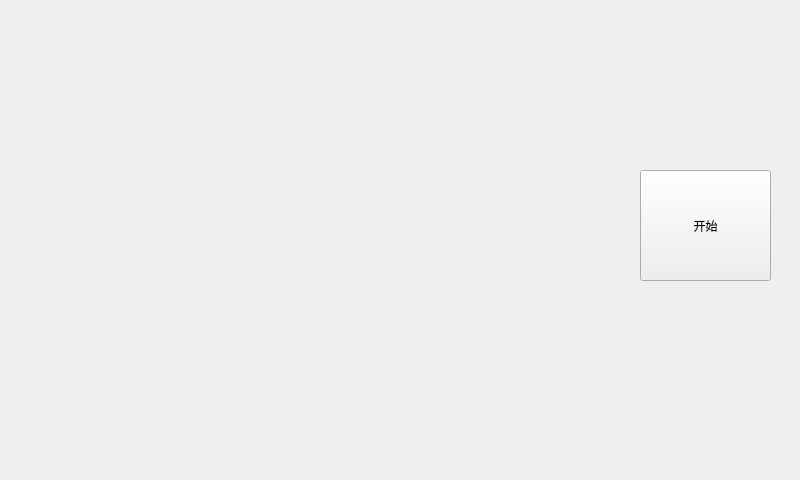
<?xml version="1.0" encoding="UTF-8"?>
<ui version="4.0">
 <class>MainWindow</class>
 <widget class="QMainWindow" name="MainWindow">
  <property name="geometry">
   <rect>
    <x>0</x>
    <y>0</y>
    <width>800</width>
    <height>480</height>
   </rect>
  </property>
  <property name="windowTitle">
   <string>MainWindow</string>
  </property>
  <widget class="QWidget" name="centralWidget">
   <widget class="QPushButton" name="pushButton">
    <property name="geometry">
     <rect>
      <x>640</x>
      <y>170</y>
      <width>131</width>
      <height>111</height>
     </rect>
    </property>
    <property name="text">
     <string>开始</string>
    </property>
   </widget>
   <widget class="QLabel" name="label">
    <property name="geometry">
     <rect>
      <x>0</x>
      <y>0</y>
      <width>631</width>
      <height>481</height>
     </rect>
    </property>
    <property name="styleSheet">
     <string notr="true"/>
    </property>
    <property name="text">
     <string/>
    </property>
   </widget>
  </widget>
 </widget>
 <layoutdefault spacing="6" margin="11"/>
 <resources/>
 <connections/>
</ui>
